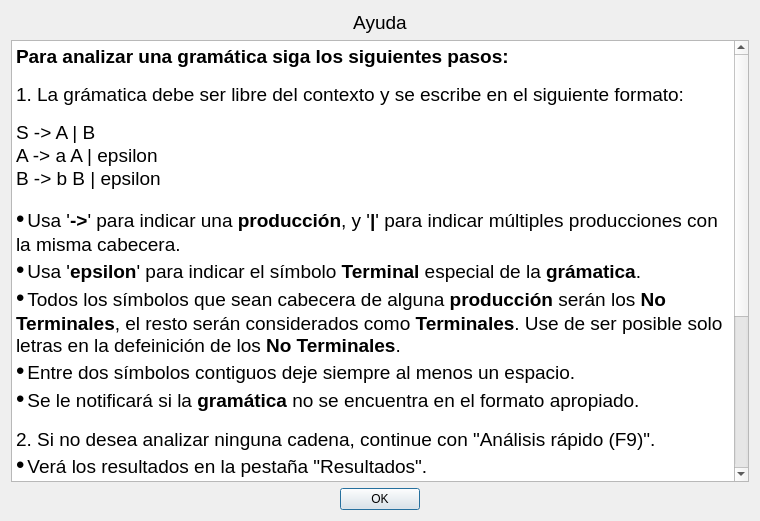
<?xml version="1.0" encoding="UTF-8"?>
<ui version="4.0">
 <class>DialogHelp</class>
 <widget class="QDialog" name="DialogHelp">
  <property name="geometry">
   <rect>
    <x>0</x>
    <y>0</y>
    <width>760</width>
    <height>521</height>
   </rect>
  </property>
  <property name="windowTitle">
   <string>Ayuda</string>
  </property>
  <property name="windowIcon">
   <iconset>
    <normaloff>../../images/Qt.ico</normaloff>../../images/Qt.ico</iconset>
  </property>
  <layout class="QGridLayout" name="gridLayout">
   <item row="2" column="0">
    <widget class="QDialogButtonBox" name="buttonBox">
     <property name="orientation">
      <enum>Qt::Horizontal</enum>
     </property>
     <property name="standardButtons">
      <set>QDialogButtonBox::Ok</set>
     </property>
     <property name="centerButtons">
      <bool>true</bool>
     </property>
    </widget>
   </item>
   <item row="1" column="0">
    <widget class="QTextBrowser" name="textBrowser">
     <property name="html">
      <string>&lt;!DOCTYPE HTML PUBLIC &quot;-//W3C//DTD HTML 4.0//EN&quot; &quot;http://www.w3.org/TR/REC-html40/strict.dtd&quot;&gt;
&lt;html&gt;&lt;head&gt;&lt;meta name=&quot;qrichtext&quot; content=&quot;1&quot; /&gt;&lt;style type=&quot;text/css&quot;&gt;
p, li { white-space: pre-wrap; }
&lt;/style&gt;&lt;/head&gt;&lt;body style=&quot; font-family:'Ubuntu'; font-size:11pt; font-weight:400; font-style:normal;&quot;&gt;
&lt;p style=&quot; margin-top:0px; margin-bottom:0px; margin-left:0px; margin-right:0px; -qt-block-indent:0; text-indent:0px;&quot;&gt;&lt;span style=&quot; font-family:'MS Shell Dlg 2'; font-size:14pt; font-weight:600;&quot;&gt;Para analizar una gramática siga los siguientes pasos:&lt;/span&gt;&lt;/p&gt;
&lt;p style=&quot; margin-top:0px; margin-bottom:0px; margin-left:0px; margin-right:0px; -qt-block-indent:0; text-indent:0px;&quot;&gt;&lt;span style=&quot; font-family:'MS Shell Dlg 2'; font-size:10pt;&quot;&gt; &lt;/span&gt;&lt;/p&gt;
&lt;p style=&quot; margin-top:0px; margin-bottom:0px; margin-left:0px; margin-right:0px; -qt-block-indent:0; text-indent:0px;&quot;&gt;&lt;span style=&quot; font-family:'MS Shell Dlg 2'; font-size:14pt;&quot;&gt;1. La grámatica debe ser libre del contexto y se escribe en el siguiente formato:&lt;/span&gt;&lt;/p&gt;
&lt;p style=&quot; margin-top:0px; margin-bottom:0px; margin-left:0px; margin-right:0px; -qt-block-indent:0; text-indent:0px;&quot;&gt;&lt;span style=&quot; font-family:'MS Shell Dlg 2'; font-size:10pt;&quot;&gt; &lt;/span&gt;&lt;/p&gt;
&lt;p style=&quot; margin-top:0px; margin-bottom:0px; margin-left:0px; margin-right:0px; -qt-block-indent:0; text-indent:0px;&quot;&gt;&lt;span style=&quot; font-family:'MS Shell Dlg 2'; font-size:14pt;&quot;&gt;S -&amp;gt; A | B&lt;/span&gt;&lt;/p&gt;
&lt;p style=&quot; margin-top:0px; margin-bottom:0px; margin-left:0px; margin-right:0px; -qt-block-indent:0; text-indent:0px;&quot;&gt;&lt;span style=&quot; font-family:'MS Shell Dlg 2'; font-size:14pt;&quot;&gt;A -&amp;gt; a A | epsilon&lt;/span&gt;&lt;/p&gt;
&lt;p style=&quot; margin-top:0px; margin-bottom:0px; margin-left:0px; margin-right:0px; -qt-block-indent:0; text-indent:0px;&quot;&gt;&lt;span style=&quot; font-family:'MS Shell Dlg 2'; font-size:14pt;&quot;&gt;B -&amp;gt; b B | epsilon&lt;/span&gt;&lt;/p&gt;
&lt;p style=&quot; margin-top:0px; margin-bottom:0px; margin-left:0px; margin-right:0px; -qt-block-indent:0; text-indent:0px;&quot;&gt;&lt;span style=&quot; font-family:'MS Shell Dlg 2'; font-size:10pt;&quot;&gt; &lt;/span&gt;&lt;/p&gt;
&lt;p style=&quot; margin-top:0px; margin-bottom:0px; margin-left:0px; margin-right:0px; -qt-block-indent:0; text-indent:0px;&quot;&gt;&lt;span style=&quot; font-family:'Consolas,Courier New,monospace'; font-size:18pt; color:#000000;&quot;&gt;•&lt;/span&gt;&lt;span style=&quot; font-family:'Consolas,Courier New,monospace'; font-size:8pt; color:#e6db74;&quot;&gt; &lt;/span&gt;&lt;span style=&quot; font-family:'MS Shell Dlg 2'; font-size:14pt;&quot;&gt;Usa '&lt;/span&gt;&lt;span style=&quot; font-family:'MS Shell Dlg 2'; font-size:14pt; font-weight:600;&quot;&gt;-&amp;gt;&lt;/span&gt;&lt;span style=&quot; font-family:'MS Shell Dlg 2'; font-size:14pt;&quot;&gt;' para indicar una &lt;/span&gt;&lt;span style=&quot; font-family:'MS Shell Dlg 2'; font-size:14pt; font-weight:600;&quot;&gt;producción&lt;/span&gt;&lt;span style=&quot; font-family:'MS Shell Dlg 2'; font-size:14pt;&quot;&gt;, y '&lt;/span&gt;&lt;span style=&quot; font-family:'MS Shell Dlg 2'; font-size:14pt; font-weight:600;&quot;&gt;|&lt;/span&gt;&lt;span style=&quot; font-family:'MS Shell Dlg 2'; font-size:14pt;&quot;&gt;' para indicar múltiples producciones con la misma cabecera.&lt;/span&gt;&lt;/p&gt;
&lt;p style=&quot; margin-top:0px; margin-bottom:0px; margin-left:0px; margin-right:0px; -qt-block-indent:0; text-indent:0px;&quot;&gt;&lt;span style=&quot; font-family:'Consolas,Courier New,monospace'; font-size:18pt; color:#000000;&quot;&gt;•&lt;/span&gt;&lt;span style=&quot; font-family:'Consolas,Courier New,monospace'; font-size:8pt; color:#e6db74;&quot;&gt; &lt;/span&gt;&lt;span style=&quot; font-family:'MS Shell Dlg 2'; font-size:14pt;&quot;&gt;Usa '&lt;/span&gt;&lt;span style=&quot; font-family:'MS Shell Dlg 2'; font-size:14pt; font-weight:600;&quot;&gt;epsilon&lt;/span&gt;&lt;span style=&quot; font-family:'MS Shell Dlg 2'; font-size:14pt;&quot;&gt;' para indicar el símbolo &lt;/span&gt;&lt;span style=&quot; font-family:'MS Shell Dlg 2'; font-size:14pt; font-weight:600;&quot;&gt;Terminal&lt;/span&gt;&lt;span style=&quot; font-family:'MS Shell Dlg 2'; font-size:14pt;&quot;&gt; especial de la &lt;/span&gt;&lt;span style=&quot; font-family:'MS Shell Dlg 2'; font-size:14pt; font-weight:600;&quot;&gt;grámatica&lt;/span&gt;&lt;span style=&quot; font-family:'MS Shell Dlg 2'; font-size:14pt;&quot;&gt;. &lt;/span&gt;&lt;/p&gt;
&lt;p style=&quot; margin-top:0px; margin-bottom:0px; margin-left:0px; margin-right:0px; -qt-block-indent:0; text-indent:0px;&quot;&gt;&lt;span style=&quot; font-family:'Consolas,Courier New,monospace'; font-size:18pt; color:#000000;&quot;&gt;•&lt;/span&gt;&lt;span style=&quot; font-family:'Consolas,Courier New,monospace'; font-size:8pt; color:#e6db74;&quot;&gt; &lt;/span&gt;&lt;span style=&quot; font-family:'MS Shell Dlg 2'; font-size:14pt;&quot;&gt;Todos los símbolos que sean cabecera de alguna &lt;/span&gt;&lt;span style=&quot; font-family:'MS Shell Dlg 2'; font-size:14pt; font-weight:600;&quot;&gt;producción&lt;/span&gt;&lt;span style=&quot; font-family:'MS Shell Dlg 2'; font-size:14pt;&quot;&gt; serán los &lt;/span&gt;&lt;span style=&quot; font-family:'MS Shell Dlg 2'; font-size:14pt; font-weight:600;&quot;&gt;No Terminales&lt;/span&gt;&lt;span style=&quot; font-family:'MS Shell Dlg 2'; font-size:14pt;&quot;&gt;, el resto serán considerados como &lt;/span&gt;&lt;span style=&quot; font-family:'MS Shell Dlg 2'; font-size:14pt; font-weight:600;&quot;&gt;Terminales&lt;/span&gt;&lt;span style=&quot; font-family:'MS Shell Dlg 2'; font-size:14pt;&quot;&gt;. Use de ser posible solo letras en la defeinición de los &lt;/span&gt;&lt;span style=&quot; font-family:'MS Shell Dlg 2'; font-size:14pt; font-weight:600;&quot;&gt;No Terminales&lt;/span&gt;&lt;span style=&quot; font-family:'MS Shell Dlg 2'; font-size:14pt;&quot;&gt;.&lt;/span&gt;&lt;/p&gt;
&lt;p style=&quot; margin-top:0px; margin-bottom:0px; margin-left:0px; margin-right:0px; -qt-block-indent:0; text-indent:0px;&quot;&gt;&lt;span style=&quot; font-family:'Consolas,Courier New,monospace'; font-size:18pt; color:#000000;&quot;&gt;•&lt;/span&gt;&lt;span style=&quot; font-family:'Consolas,Courier New,monospace'; font-size:8pt; color:#e6db74;&quot;&gt; &lt;/span&gt;&lt;span style=&quot; font-family:'MS Shell Dlg 2'; font-size:14pt;&quot;&gt;Entre dos símbolos contiguos deje siempre al menos un espacio.&lt;/span&gt;&lt;/p&gt;
&lt;p style=&quot; margin-top:0px; margin-bottom:0px; margin-left:0px; margin-right:0px; -qt-block-indent:0; text-indent:0px;&quot;&gt;&lt;span style=&quot; font-family:'Consolas,Courier New,monospace'; font-size:18pt; color:#000000;&quot;&gt;•&lt;/span&gt;&lt;span style=&quot; font-family:'Consolas,Courier New,monospace'; font-size:8pt; color:#e6db74;&quot;&gt; &lt;/span&gt;&lt;span style=&quot; font-family:'MS Shell Dlg 2'; font-size:14pt;&quot;&gt;Se le notificará si la &lt;/span&gt;&lt;span style=&quot; font-family:'MS Shell Dlg 2'; font-size:14pt; font-weight:600;&quot;&gt;gramática&lt;/span&gt;&lt;span style=&quot; font-family:'MS Shell Dlg 2'; font-size:14pt;&quot;&gt; no se encuentra en el formato apropiado.&lt;/span&gt;&lt;/p&gt;
&lt;p style=&quot; margin-top:0px; margin-bottom:0px; margin-left:0px; margin-right:0px; -qt-block-indent:0; text-indent:0px;&quot;&gt;&lt;span style=&quot; font-family:'MS Shell Dlg 2'; font-size:10pt;&quot;&gt; &lt;/span&gt;&lt;/p&gt;
&lt;p style=&quot; margin-top:0px; margin-bottom:0px; margin-left:0px; margin-right:0px; -qt-block-indent:0; text-indent:0px;&quot;&gt;&lt;span style=&quot; font-family:'MS Shell Dlg 2'; font-size:14pt;&quot;&gt;2. Si no desea analizar ninguna cadena, continue con &amp;quot;Análisis rápido (F9)&amp;quot;.&lt;/span&gt;&lt;/p&gt;
&lt;p style=&quot; margin-top:0px; margin-bottom:0px; margin-left:0px; margin-right:0px; -qt-block-indent:0; text-indent:0px;&quot;&gt;&lt;span style=&quot; font-family:'Consolas,Courier New,monospace'; font-size:18pt; color:#000000;&quot;&gt;•&lt;/span&gt;&lt;span style=&quot; font-family:'Consolas,Courier New,monospace'; font-size:8pt; color:#e6db74;&quot;&gt; &lt;/span&gt;&lt;span style=&quot; font-family:'MS Shell Dlg 2'; font-size:14pt;&quot;&gt;Verá los resultados en la pestaña &amp;quot;Resultados&amp;quot;.&lt;/span&gt;&lt;/p&gt;
&lt;p style=&quot; margin-top:0px; margin-bottom:0px; margin-left:0px; margin-right:0px; -qt-block-indent:0; text-indent:0px;&quot;&gt;&lt;span style=&quot; font-family:'MS Shell Dlg 2'; font-size:10pt;&quot;&gt; &lt;/span&gt;&lt;/p&gt;
&lt;p style=&quot; margin-top:0px; margin-bottom:0px; margin-left:0px; margin-right:0px; -qt-block-indent:0; text-indent:0px;&quot;&gt;&lt;span style=&quot; font-family:'MS Shell Dlg 2'; font-size:14pt;&quot;&gt;3. Si desea analizar además algunas cadenas, continue con &amp;quot;Analizar (F5)&amp;quot;.&lt;/span&gt;&lt;/p&gt;
&lt;p style=&quot; margin-top:0px; margin-bottom:0px; margin-left:0px; margin-right:0px; -qt-block-indent:0; text-indent:0px;&quot;&gt;&lt;span style=&quot; font-family:'Consolas,Courier New,monospace'; font-size:18pt; color:#000000;&quot;&gt;•&lt;/span&gt;&lt;span style=&quot; font-family:'Consolas,Courier New,monospace'; font-size:8pt; color:#e6db74;&quot;&gt; &lt;/span&gt;&lt;span style=&quot; font-family:'MS Shell Dlg 2'; font-size:14pt;&quot;&gt;A continuación deberá entrar las cadenas deseadas, debe dejar al menos un espacio entre dos tokens contiguos.&lt;/span&gt;&lt;/p&gt;
&lt;p style=&quot; margin-top:0px; margin-bottom:0px; margin-left:0px; margin-right:0px; -qt-block-indent:0; text-indent:0px;&quot;&gt;&lt;span style=&quot; font-family:'Consolas,Courier New,monospace'; font-size:18pt; color:#000000;&quot;&gt;•&lt;/span&gt;&lt;span style=&quot; font-family:'Consolas,Courier New,monospace'; font-size:8pt; color:#e6db74;&quot;&gt; &lt;/span&gt;&lt;span style=&quot; font-family:'MS Shell Dlg 2'; font-size:14pt;&quot;&gt;Luego verá los resultados en la pestaña &amp;quot;Resultados&amp;quot;.&lt;/span&gt;&lt;/p&gt;
&lt;p style=&quot; margin-top:0px; margin-bottom:0px; margin-left:0px; margin-right:0px; -qt-block-indent:0; text-indent:0px;&quot;&gt;&lt;span style=&quot; font-family:'MS Shell Dlg 2'; font-size:10pt;&quot;&gt; &lt;/span&gt;&lt;/p&gt;
&lt;p style=&quot; margin-top:0px; margin-bottom:0px; margin-left:0px; margin-right:0px; -qt-block-indent:0; text-indent:0px;&quot;&gt;&lt;span style=&quot; font-family:'MS Shell Dlg 2'; font-size:14pt;&quot;&gt;4. Al finalizar, usted puede además guardar la gramática en formato de texto, para su uso futuro.&lt;/span&gt;&lt;/p&gt;
&lt;p style=&quot; margin-top:0px; margin-bottom:0px; margin-left:0px; margin-right:0px; -qt-block-indent:0; text-indent:0px;&quot;&gt;&lt;span style=&quot; font-family:'Consolas,Courier New,monospace'; font-size:18pt; color:#000000;&quot;&gt;•&lt;/span&gt;&lt;span style=&quot; font-family:'Consolas,Courier New,monospace'; font-size:8pt; color:#e6db74;&quot;&gt; &lt;/span&gt;&lt;span style=&quot; font-family:'MS Shell Dlg 2'; font-size:14pt;&quot;&gt;De igual forma se puede cargar una gramática en formato de texto, en cuyo caso deberá realizar los&lt;/span&gt;&lt;/p&gt;
&lt;p style=&quot; margin-top:0px; margin-bottom:0px; margin-left:0px; margin-right:0px; -qt-block-indent:0; text-indent:0px;&quot;&gt;&lt;span style=&quot; font-family:'MS Shell Dlg 2'; font-size:14pt;&quot;&gt;pasos desde el inicio.&lt;/span&gt;&lt;/p&gt;&lt;/body&gt;&lt;/html&gt;</string>
     </property>
    </widget>
   </item>
   <item row="0" column="0">
    <widget class="QLabel" name="label">
     <property name="font">
      <font>
       <family>Tahoma</family>
       <pointsize>14</pointsize>
      </font>
     </property>
     <property name="text">
      <string>&lt;html&gt;&lt;head/&gt;&lt;body&gt;&lt;p align=&quot;center&quot;&gt;Ayuda&lt;/p&gt;&lt;/body&gt;&lt;/html&gt;</string>
     </property>
    </widget>
   </item>
  </layout>
 </widget>
 <resources/>
 <connections>
  <connection>
   <sender>buttonBox</sender>
   <signal>accepted()</signal>
   <receiver>DialogHelp</receiver>
   <slot>accept()</slot>
   <hints>
    <hint type="sourcelabel">
     <x>248</x>
     <y>254</y>
    </hint>
    <hint type="destinationlabel">
     <x>157</x>
     <y>274</y>
    </hint>
   </hints>
  </connection>
  <connection>
   <sender>buttonBox</sender>
   <signal>rejected()</signal>
   <receiver>DialogHelp</receiver>
   <slot>reject()</slot>
   <hints>
    <hint type="sourcelabel">
     <x>316</x>
     <y>260</y>
    </hint>
    <hint type="destinationlabel">
     <x>286</x>
     <y>274</y>
    </hint>
   </hints>
  </connection>
 </connections>
</ui>
